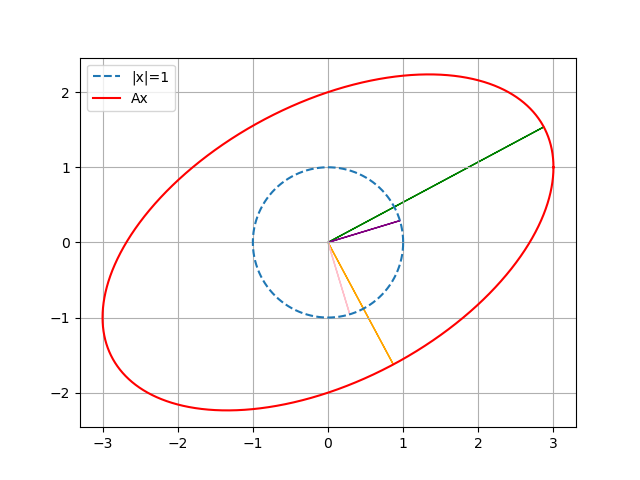

Reproduce this figure in Python.
import numpy as np
import matplotlib.pyplot as plt

A = np.array([
    [3, 0],
    [1, 2],
])

t = np.linspace(0, 2*np.pi, 10000)
x = np.array([
    np.cos(t), np.sin(t)
])
plt.plot(x[0], x[1], '--')
y = A @ x
plt.plot(y[0], y[1], 'r')

l = np.sqrt(y[0]**2+y[1]**2)
i, s = np.argmin(l), np.argmax(l)
ui, us = y[:,i], y[:,s]
plt.arrow(0, 0, ui[0], ui[1], color='orange')
plt.arrow(0, 0, us[0], us[1], color='green')

vi, vs = x[:,i], x[:,s]
plt.arrow(0, 0, vi[0], vi[1], color='pink')
plt.arrow(0, 0, vs[0], vs[1], color='purple')


plt.axis("equal")
plt.grid()
plt.legend(['|x|=1', 'Ax'])

import os

file_dir = os.path.dirname(__file__)
print(file_dir)
plt.savefig(os.path.join(file_dir, 'svd.png'))

plt.show()